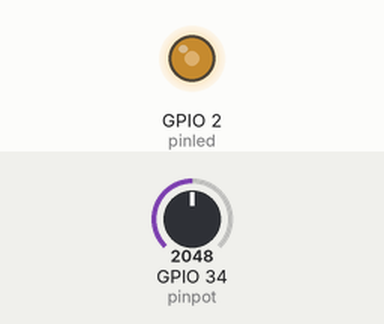
Recording of a sketch running on a simulated ESP32. Parts: output pins drawn as LEDs (lit = HIGH). The test bench sets the inputs (shaded band); at power-on: GPIO 34 (pinpot) = 2048. What the sketch prints to the serial monitor is not drawn.

Above: at 1.2 s.
1.3 s: GPIO 34 (pinpot) set to 2866
At 2.4 s:
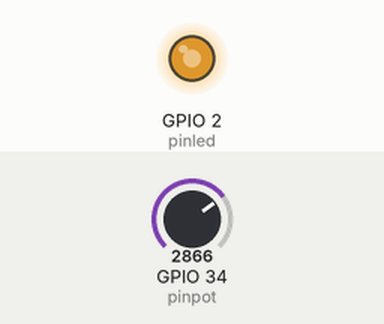
2.8 s: GPIO 34 (pinpot) set to 3603
At 3.3 s:
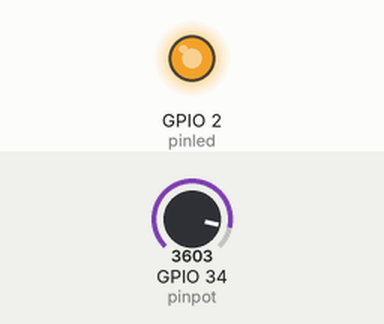
4.3 s: GPIO 34 (pinpot) set to 491
At 5.5 s:
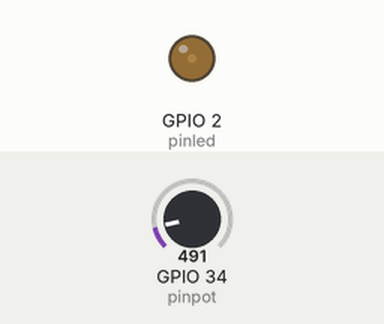
5.8 s: GPIO 34 (pinpot) set to 0
At 6.9 s:
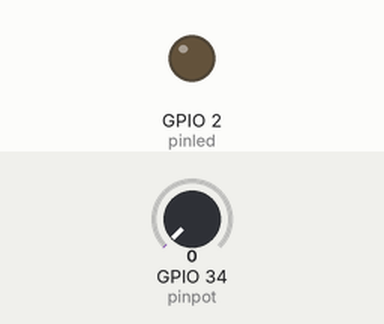
Timing chart, 0 to 8.3 s (numbered marks = the images above; inputs shaded):
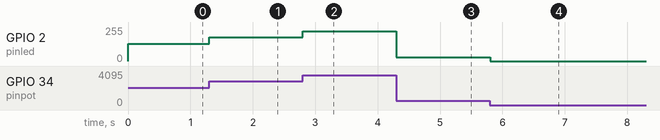

The sketch:

Potenciometro_PWM.ino
```cpp
int pinpot = 34;
int value=0;
float volt=0;
float degre=0;
int percentage=0;
int pinled=2;
int value2=0;
void setup() {
  Serial.begin(115200);
  pinMode(pinled, OUTPUT);
  pinMode(pinpot, INPUT);

}

void loop() {
  value=analogRead(pinpot);
  volt=(value*3.3)/4095;
  degre=(volt*257)/PI;
  percentage=(value*100)/4095;
  value2=value/16;
  //Serial.println(value);
  analogWrite(pinled,value2);
  Serial.println(volt);
  Serial.println(degre);
  Serial.print(percentage);
  Serial.print('%');
  Serial.println( );
  Serial.println(value2);
  delay(5);
}
```

Measured:
- after the input at 1.3 s, GPIO 2 (pinled): 128/255 → 179/255 at once
- after the input at 2.8 s, GPIO 2 (pinled): 179/255 → 225/255 at once
- after the input at 4.3 s, GPIO 2 (pinled): 225/255 → 30/255 at once
- after the input at 5.8 s, GPIO 2 (pinled): 30/255 → 0/255 at once
